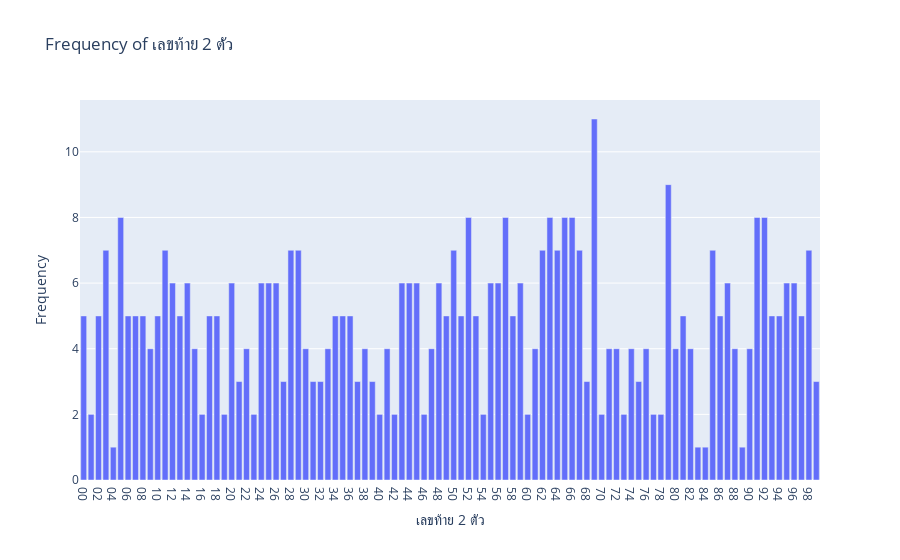

The notebook cell this image was saved under:
### Markdown cell above
### EDA

### Code cell
value_counts = df['เลขท้าย 2 ตัว'].value_counts().sort_index()
fig = px.bar(x=value_counts.index, y=value_counts.values, title = 'Frequency of เลขท้าย 2 ตัว')
fig.update_layout(xaxis_title='เลขท้าย 2 ตัว', yaxis_title='Frequency')
fig.show()

### Figure 1 — Plotly figure (JSON) as saved in the notebook; plotly's stock layout.template omitted (floating-point values rounded to 4 significant figures)
{"data": [{"alignmentgroup": "True", "hovertemplate": "x=%{x}<br>y=%{y}<extra></extra>", "legendgroup": "", "marker": {"color": "#636efa", "pattern": {"shape": ""}}, "name": "", "offsetgroup": "", "orientation": "v", "showlegend": false, "textposition": "auto", "type": "bar", "x": ["00", "01", "02", "03", "04", "05", "06", "07", "08", "09", "10", "11", "12", "13", "14", "15", "16", "17", "18", "19", "20", "21", "22", "23", "24", "25", "26", "27", "28", "29", "30", "31", "32", "33", "34", "35", "36", "37", "38", "39", "40", "41", "42", "43", "44", "45", "46", "47", "48", "49", "50", "51", "52", "53", "54", "55", "56", "57", "58", "59", "60", "61", "62", "63", "64", "65", "66", "67", "68", "69", "70", "71", "72", "73", "74", "75", "76", "77", "78", "79", "80", "81", "82", "83", "84", "85", "86", "87", "88", "89", "90", "91", "92", "93", "94", "95", "96", "97", "98", "99"], "xaxis": "x", "y": [5, 2, 5, 7, 1, 8, 5, 5, 5, 4, 5, 7, 6, 5, 6, 4, 2, 5, 5, 2, 6, 3, 4, 2, 6, 6, 6, 3, 7, 7, 4, 3, 3, 4, 5, 5, 5, 3, 4, 3, 2, 4, 2, 6, 6, 6, 2, 4, 6, 5, 7, 5, 8, 5, 2, 6, 6, 8, 5, 6, 2, 4, 7, 8, 7, 8, 8, 7, 3, 11, 2, 4, 4, 2, 4, 3, 4, 2, 2, 9, 4, 5, 4, 1, 1, 7, 5, 6, 4, 1, 4, 8, 8, 5, 5, 6, 6, 5, 7, 3], "yaxis": "y"}], "layout": {"barmode": "relative", "legend": {"tracegroupgap": 0}, "title": {"text": "Frequency of เลขท้าย 2 ตัว"}, "xaxis": {"anchor": "y", "domain": [0, 1], "title": {"text": "เลขท้าย 2 ตัว"}}, "yaxis": {"anchor": "x", "domain": [0, 1], "title": {"text": "Frequency"}}}}
